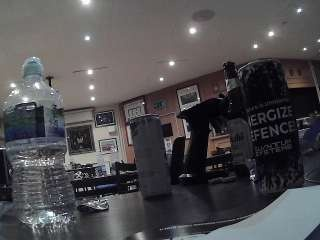
#> input picture src/imitation_learning/network/test_frame_1759030603.jpg, 320 x 240 px
$ python -i vision.py   (imports and definitions only)
#> lines starting #> are read from the running program, lines starting #| are printed output that depends on the picture; after the words box and inside, x2 and y2 are one past the last pixel; in counts of white or black regions, pixels touching at a corner belong together
import numpy as np
import cv2
import threading
from http.server import BaseHTTPRequestHandler, HTTPServer
import socketserver
import time

class BasicDetector:
    def __init__(self,
                 hsv_lower1=(0,120,70),
                 hsv_upper1=(10,255,255),
                 hsv_lower2=(170,120,70),
                 hsv_upper2=(180,255,255),
                 morph_kernel_size=5,
                 min_area_px=20):
        self.hsv_lower1 = np.array(hsv_lower1, dtype=np.uint8)
        self.hsv_upper1 = np.array(hsv_upper1, dtype=np.uint8)
        self.hsv_lower2 = np.array(hsv_lower2, dtype=np.uint8)
        self.hsv_upper2 = np.array(hsv_upper2, dtype=np.uint8)
        self.kernel = cv2.getStructuringElement(cv2.MORPH_ELLIPSE, (morph_kernel_size, morph_kernel_size))
        self.min_area_px = min_area_px

    # [22 lines of commented-out code are left out]

    def analyse_img(self, img_rgb):
        """
        Returns:
        center: (x_px, y_px) as floats (None if no detection)
        diameter: float in pixels (None if no detection)
        mask: binary mask (numpy array)
        """
        if img_rgb is None:
            return None, None, None

        img_u8 = img_rgb.astype(np.uint8)
        hsv = cv2.cvtColor(img_u8, cv2.COLOR_RGB2HSV)
#> hsv: shape (240, 320, 3); mean H, S, V 78.5, 39.7, 83.6
        mask1 = cv2.inRange(hsv, self.hsv_lower1, self.hsv_upper1)
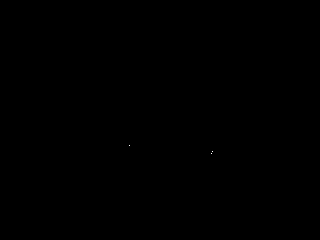
#> mask1: shape (240, 320); 0% white in thin lines or dots, all inside (x1, y1, x2, y2) = (129, 145, 213, 154)
        mask2 = cv2.inRange(hsv, self.hsv_lower2, self.hsv_upper2)
#> mask2: shape (240, 320); every value is 0
        mask = cv2.bitwise_or(mask1, mask2)
        mask = cv2.morphologyEx(mask, cv2.MORPH_OPEN, self.kernel, iterations=1)

        cnts, _ = cv2.findContours(mask, cv2.RETR_EXTERNAL, cv2.CHAIN_APPROX_SIMPLE)
#> cnts = []
        if not cnts:
            return None, None, mask

        c = max(cnts, key=cv2.contourArea)
        area = cv2.contourArea(c)
        if area < self.min_area_px:
            return None, None, mask

        # Ensure contour has enough unique points for fitEllipse
        try:
            pts = c.reshape(-1, 2)
        except Exception:
            pts = c

        # count unique points (avoid degenerate / collinear sets)
        try:
            unique_pts = np.unique(pts, axis=0)
        except Exception:
            unique_pts = pts

        if unique_pts.shape[0] >= 5:
            # try fitEllipse but catch cv2 errors (fallback below)
            try:
                ellipse = cv2.fitEllipse(c)            # ((x,y),(w,h),angle)
                (x, y), (w, h), ang = ellipse
                diameter = float((w + h) / 2.0)
                center = (float(x), float(y))
                return center, diameter, mask
            except cv2.error:
                # Fall through to circle fallback
                pass
            except Exception:
                # Defensive: if any other error, fallback too
                pass

        # Fallback: use enclosing circle
        try:
            (x, y), radius = cv2.minEnclosingCircle(c)
            diameter = float(2.0 * radius)
            center = (float(x), float(y))
            return center, diameter, mask
        except Exception:
            # If something still fails, return no detection but keep mask
            return None, None, mask

    # [54 lines left out: function make_debug_view, not called in this run]


# ----------------- MJPEG streamer code stays the same -----------------
class _StreamingHandler(BaseHTTPRequestHandler):
    # [26 lines left out: function do_GET, not called in this run]

    def log_message(self, *args, **kwargs):
        return


class _ThreadedHTTPServer(socketserver.ThreadingMixIn, HTTPServer):
    daemon_threads = True
    allow_reuse_address = True
    def __init__(self, server_address, RequestHandlerClass, parent):
        super().__init__(server_address, RequestHandlerClass)
        self.parent = parent


class MJPEGStreamer:
    # [37 lines left out: functions __init__, start, stop, update, not called in this run]

    def get_frame(self):
        with self._lock:
            return self._frame_bytes

>>> import cv2
>>> picture = cv2.cvtColor(cv2.imread('imitation_learning/network/test_frame_1759030603.jpg'), cv2.COLOR_BGR2RGB)
>>> result = BasicDetector().analyse_img(picture)
